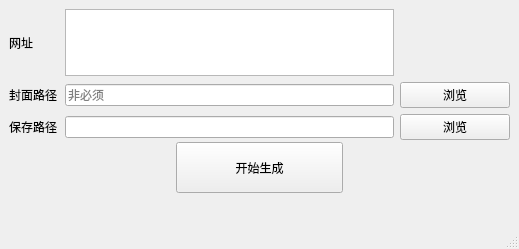
<?xml version="1.0" encoding="UTF-8"?>
<ui version="4.0">
 <class>MainWindow</class>
 <widget class="QMainWindow" name="MainWindow">
  <property name="geometry">
   <rect>
    <x>0</x>
    <y>0</y>
    <width>519</width>
    <height>249</height>
   </rect>
  </property>
  <property name="sizePolicy">
   <sizepolicy hsizetype="Preferred" vsizetype="Preferred">
    <horstretch>0</horstretch>
    <verstretch>0</verstretch>
   </sizepolicy>
  </property>
  <property name="minimumSize">
   <size>
    <width>0</width>
    <height>0</height>
   </size>
  </property>
  <property name="windowTitle">
   <string>MainWindow</string>
  </property>
  <widget class="QWidget" name="centralwidget">
   <widget class="QWidget" name="layoutWidget">
    <property name="geometry">
     <rect>
      <x>9</x>
      <y>9</y>
      <width>501</width>
      <height>131</height>
     </rect>
    </property>
    <layout class="QGridLayout" name="gridLayout" rowstretch="1,1,1" columnstretch="1,3,1">
     <item row="2" column="1">
      <widget class="QLineEdit" name="directoryLineEdit">
       <property name="sizePolicy">
        <sizepolicy hsizetype="Preferred" vsizetype="Fixed">
         <horstretch>0</horstretch>
         <verstretch>0</verstretch>
        </sizepolicy>
       </property>
       <property name="readOnly">
        <bool>true</bool>
       </property>
       <property name="placeholderText">
        <string/>
       </property>
      </widget>
     </item>
     <item row="1" column="0">
      <widget class="QLabel" name="label_2">
       <property name="maximumSize">
        <size>
         <width>50</width>
         <height>16777215</height>
        </size>
       </property>
       <property name="text">
        <string>封面路径</string>
       </property>
      </widget>
     </item>
     <item row="1" column="1">
      <widget class="QLineEdit" name="coverLineEdit">
       <property name="sizePolicy">
        <sizepolicy hsizetype="Preferred" vsizetype="Fixed">
         <horstretch>0</horstretch>
         <verstretch>0</verstretch>
        </sizepolicy>
       </property>
       <property name="readOnly">
        <bool>true</bool>
       </property>
       <property name="placeholderText">
        <string>非必须</string>
       </property>
      </widget>
     </item>
     <item row="0" column="0">
      <widget class="QLabel" name="label">
       <property name="sizePolicy">
        <sizepolicy hsizetype="Preferred" vsizetype="Preferred">
         <horstretch>0</horstretch>
         <verstretch>0</verstretch>
        </sizepolicy>
       </property>
       <property name="maximumSize">
        <size>
         <width>50</width>
         <height>16777215</height>
        </size>
       </property>
       <property name="text">
        <string>网址</string>
       </property>
      </widget>
     </item>
     <item row="2" column="2">
      <widget class="QPushButton" name="directoryButton">
       <property name="text">
        <string>浏览</string>
       </property>
      </widget>
     </item>
     <item row="2" column="0">
      <widget class="QLabel" name="label_3">
       <property name="sizePolicy">
        <sizepolicy hsizetype="Minimum" vsizetype="Preferred">
         <horstretch>0</horstretch>
         <verstretch>0</verstretch>
        </sizepolicy>
       </property>
       <property name="maximumSize">
        <size>
         <width>50</width>
         <height>16777215</height>
        </size>
       </property>
       <property name="text">
        <string>保存路径</string>
       </property>
      </widget>
     </item>
     <item row="1" column="2">
      <widget class="QPushButton" name="coverButton">
       <property name="text">
        <string>浏览</string>
       </property>
      </widget>
     </item>
     <item row="0" column="1">
      <widget class="QTextEdit" name="urlTextEdit"/>
     </item>
    </layout>
   </widget>
   <widget class="QWidget" name="layoutWidget">
    <property name="geometry">
     <rect>
      <x>9</x>
      <y>142</y>
      <width>501</width>
      <height>51</height>
     </rect>
    </property>
    <layout class="QHBoxLayout" name="horizontalLayout">
     <item>
      <spacer name="horizontalSpacer">
       <property name="orientation">
        <enum>Qt::Horizontal</enum>
       </property>
       <property name="sizeHint" stdset="0">
        <size>
         <width>40</width>
         <height>20</height>
        </size>
       </property>
      </spacer>
     </item>
     <item>
      <widget class="QPushButton" name="startButton">
       <property name="sizePolicy">
        <sizepolicy hsizetype="MinimumExpanding" vsizetype="MinimumExpanding">
         <horstretch>0</horstretch>
         <verstretch>0</verstretch>
        </sizepolicy>
       </property>
       <property name="minimumSize">
        <size>
         <width>80</width>
         <height>30</height>
        </size>
       </property>
       <property name="text">
        <string>开始生成</string>
       </property>
      </widget>
     </item>
     <item>
      <spacer name="horizontalSpacer_2">
       <property name="orientation">
        <enum>Qt::Horizontal</enum>
       </property>
       <property name="sizeHint" stdset="0">
        <size>
         <width>40</width>
         <height>20</height>
        </size>
       </property>
      </spacer>
     </item>
    </layout>
   </widget>
  </widget>
  <widget class="QMenuBar" name="menubar">
   <property name="geometry">
    <rect>
     <x>0</x>
     <y>0</y>
     <width>519</width>
     <height>23</height>
    </rect>
   </property>
  </widget>
  <widget class="QStatusBar" name="statusbar"/>
 </widget>
 <resources/>
 <connections/>
</ui>
